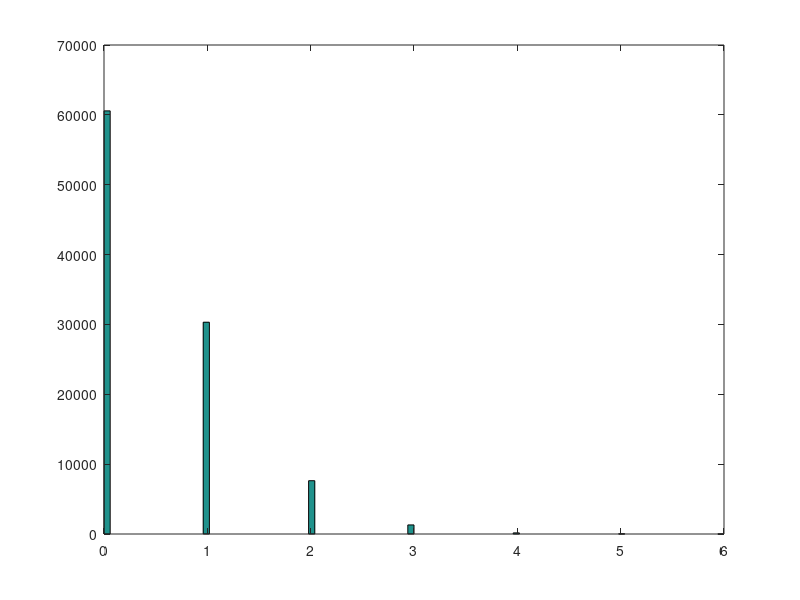

This figure's MATLAB source:
clear
T=1e5;
dt=.005;
lam=100;

n=poissrnd(lam*dt*ones(T,1));

nhat(1) = poissfit(n);
nhat(2) = expfit(n);
[mu si] = normfit(n);
% nhat(3) = mu;
hist(n,100)
[lam*dt nhat mu si^2]
